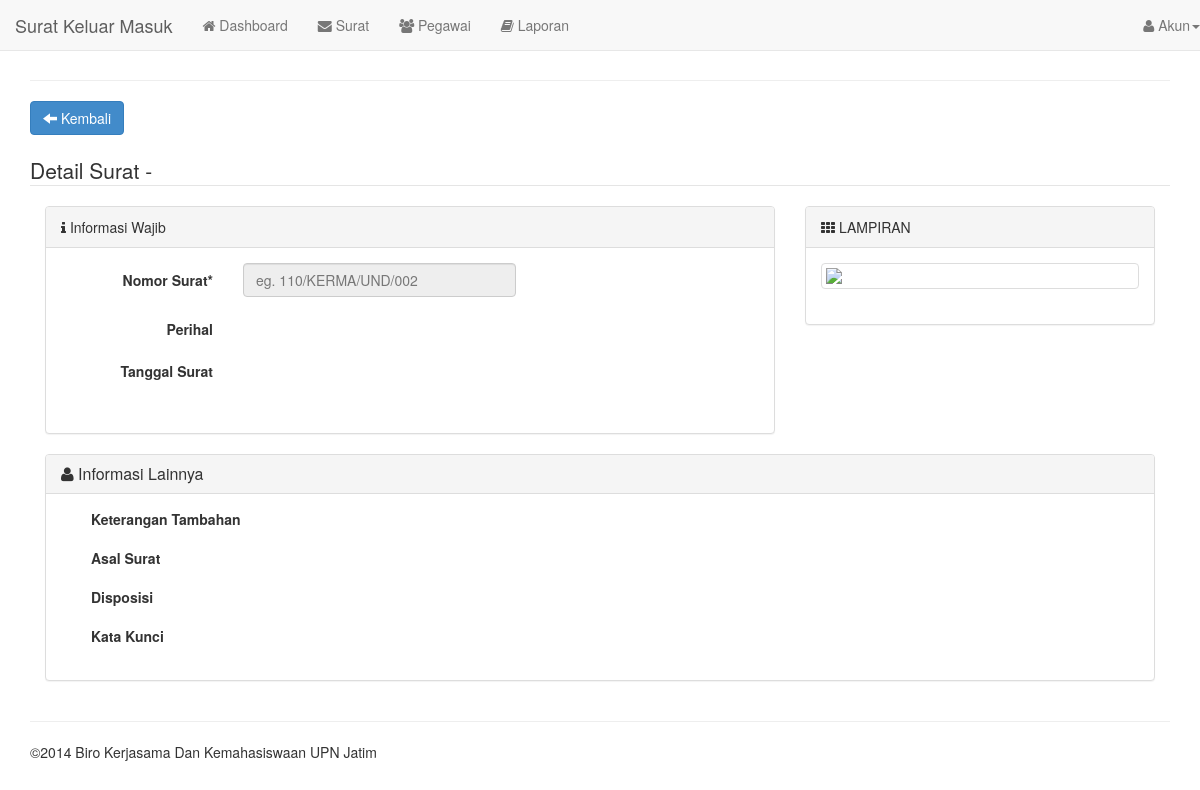
The app's page /?page=surat/detail&id=SB/809/DEKAN/1/2014/546a004956 (signed in), older data.
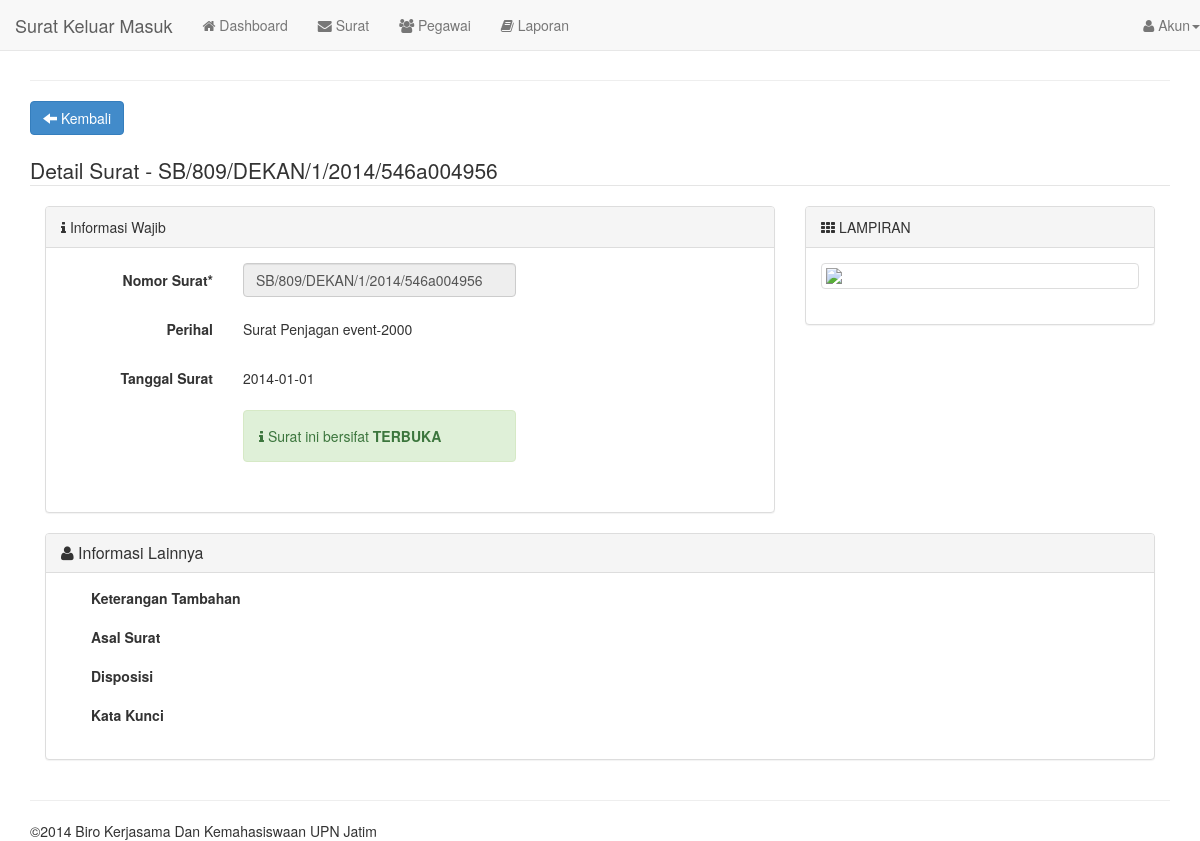
The same page, newer data.
### tables this page shows
CREATE TABLE `surat` (
  `idsurat` varchar(30) NOT NULL DEFAULT '' COMMENT 'NO SURAT',
  `jenis_surat` varchar(10) DEFAULT NULL COMMENT 'Masuk / Keluar',
  `tanggal_surat` date DEFAULT NULL COMMENT 'Tanggal yang tertera pada surat',
  `perihal` text,
  `catatan` varchar(255) DEFAULT NULL COMMENT 'Sebagai catatan tambahan untuk memperjelas surat',
  `asal_surat` varchar(45) DEFAULT NULL COMMENT 'asal surat, bisa dari instansi internal atau eksternal',
  `disposisi` varchar(255) DEFAULT NULL COMMENT 'Disposisi surat',
  `kata_kunci` varchar(255) DEFAULT NULL COMMENT 'Kata kunci yang berhubungan dengan surat',
  `delete` varchar(1) DEFAULT '0' COMMENT 'DELETE = status data terdelet, 1 adalah file delete, 2 tidak delete',
  `posting` varchar(255) DEFAULT NULL COMMENT 'Di posting oleh idusers',
  `public` varchar(1) DEFAULT '0' COMMENT 'status, 1=publikasi, 0=private',
  `lampiran` varchar(255) DEFAULT NULL COMMENT 'Lampiran berupa gambar, gambar surat',
  `created_at` timestamp NOT NULL DEFAULT CURRENT_TIMESTAMP ON UPDATE CURRENT_TIMESTAMP COMMENT 'tanggal surat di insert/ update oleh sistem',
  PRIMARY KEY (`idsurat`)
);

### models.php (called while the page is built, shortened)
<?php
function get_one($id=null){
    $query=mysql_query("select * from surat where idsurat='$id'");
    return $query;
}
?>

### module/surat/detail.php (the view, shortened to what the changed rows need)
<?php
if(isset($_GET['id'])){
    $id=$_GET['id'];
    $result=mysql_fetch_array(get_one($id));
    }else{
        header('location:./?page=surat/index');
    }
 ?>
<div class="row clearfix">
	<div class="col-md-12">
        <form method="post" enctype="multipart/form-data" role="form">
        <a href="./?page=surat/index" class="btn btn-primary"><i class="glyphicon glyphicon-arrow-left"></i> Kembali</a>
        <div class="clearfix"></div><br />
            <fieldset>
                <legend>Detail Surat - <?php echo $result['idsurat'] ?></legend>
                <div class="col-md-8">
                    <div class="panel panel-default">
                    <div class="panel-heading"><i class="fa fa-info"></i> Informasi Wajib</div>
                    <div class="panel-body">
                        <div class="form-horizontal">
                              <div class="form-group">
                                <label class="col-sm-3 control-label">Nomor Surat*</label>
                                <div class="col-sm-5">
                                  <input type="text" autofocus="" disabled="" value="<?php echo $result['idsurat'] ?>" class="form-control" name="idsurat" required="" placeholder="eg. 110/KERMA/UND/002"/>
                                </div>
                              </div>
                            <div class="form-group">
                                <label class="col-sm-3 control-label">Perihal</label>
                                <div class="col-sm-5">
                                  <p class="form-control-static"><?php echo $result['perihal'] ?></p>
                                </div>
                              </div>
                            <div class="form-group">
                                <label class="col-sm-3 control-label">Tanggal Surat</label>
                                <div class="col-sm-5">
                                  <p class="form-control-static"><?php echo $result['tanggal_surat'] ?></p>
                                </div>
                              </div>
                              <div class="form-group">
                                <label class="col-sm-3 control-label"></label>
                                <div class="col-sm-5">
                                <?php if($result['public'] == '1'){?><div class="alert alert-success"><i class="fa fa-info"></i> Surat ini bersifat <strong>TERBUKA</strong></div><?php } ?>
                                </div>
                            </div>
                        </div>
                    </div>
                </div>
            </div>
            <div class="col-md-4">
                    <div class="panel panel-default">
                    <div class="panel-heading"><i class="fa fa-th"></i> LAMPIRAN</div>
                    <div class="panel-body">
                        <div class="thumbnail">
                            <img src="./img/surat/<?php $result['lampiran'] ?>" />
                        </div>
                    </div>
                </div>
            </div>
        </fieldset>
        <div class="col-lg-12">
             <div class="panel-group" id="accordion" role="tablist" aria-multiselectable="true">
              <div class="panel panel-default">
                <div class="panel-heading" role="tab" id="headingOne">
                  <h4 class="panel-title">
                    <a data-toggle="collapse" data-parent="#accordion" href="#detail" aria-expanded="true" aria-controls="collapseOne">
                     <i class="fa fa-user"></i> Informasi Lainnya
                    </a>
                  </h4>
                </div>
                <div id="detail" class="panel-collapse collapse in" role="tabpanel" aria-labelledby="headingOne">
                  <div class="panel-body">
                    <div class="col-sm-6">
                                <div class="form-group">
                                    <div class="col-xs-8">
                                        <label>Keterangan Tambahan</label>
                                        <p class="form-control-static"><?php echo $result['catatan'] ?></p>
                                    </div>
                                </div>
                                <div class="form-group">
                                    <div class="col-xs-8">
                                        <label>Asal Surat</label>
                                        <p class="form-control-static"><?php if($result['asal_surat']=='') {echo $result['asal_surat'];  }else{ echo 'Asal surat belum diatur';} ?></p>
                                    </div>
                                </div>
                                <div class="form-group">
                                    <div class="col-xs-8">
                                        <label>Disposisi</label>
                                        <p class="form-control-static"><?php echo $result['disposisi'] ?></p>
                                    </div>
                                </div>
                                <div class="form-group">
                                    <div class="col-xs-8">
                                        <label>Kata Kunci</label>
                                        <p class="form-control-static"><?php echo $result['kata_kunci'] ?></p>
                                    </div>
                                </div>
                            </div>
                  </div>
                </div>
              </div>
            </div>
        </div>
	   </form>
    </div>
</div>

Row changes from the older to the newer data that the page shows:
added surat: idsurat "SB/809/DEKAN/1/2014/546a004956", perihal "Surat Penjagan event-2000", tanggal_surat "2014-01-01"
Text that changed along with them:
text now shown: "Surat ini bersifat TERBUKA"
